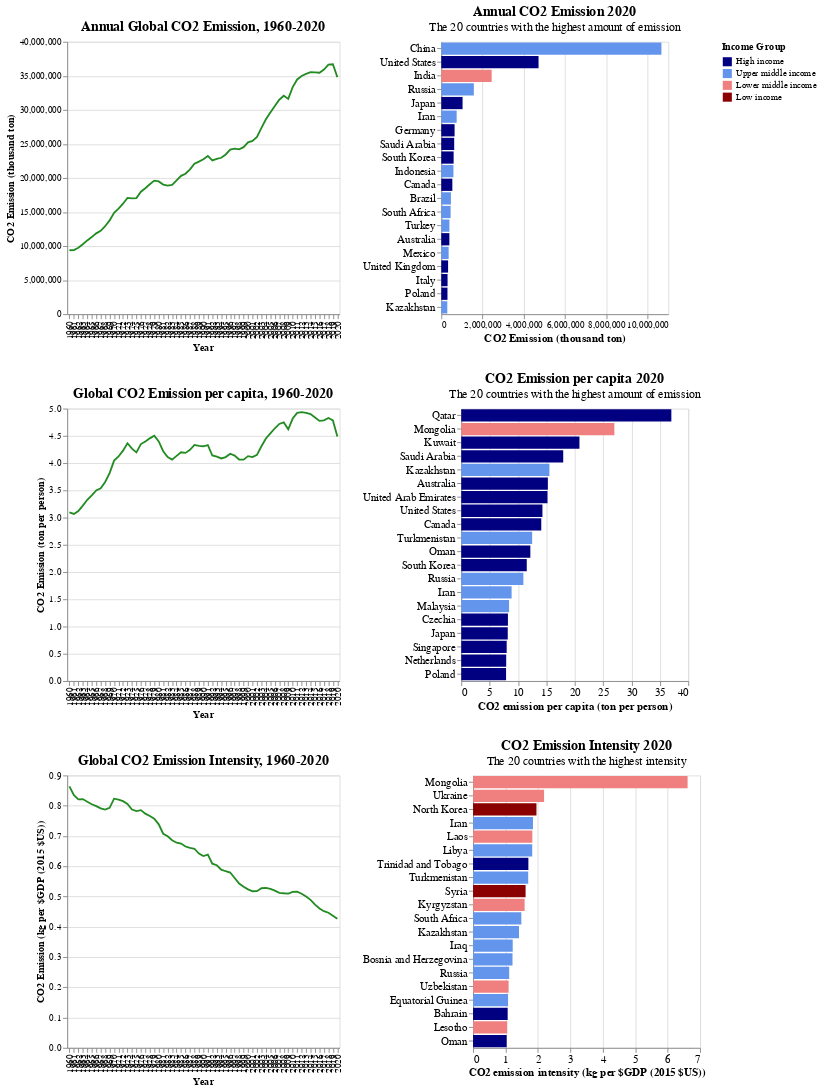

The notebook cell this image was saved under:
### Code cell
# Annual Global CO2 emission and CO2 emission per capita - Top 10 countries in 2020
chart5a2 = alt.Chart(data2_2020a).mark_bar().encode(
    x=alt.X('co2:Q',
            title='CO2 Emission (thousand ton)',
            axis=alt.Axis(titleFontSize=12,labelFontSize=10)),
    y=alt.Y('country:N',
            sort='-x',
            title='',
            axis=alt.Axis(titleFontSize=12,labelFontSize=12)),
    color=alt.Color('income_group:N', 
                    scale = alt.Scale(domain=['High income', 'Upper middle income', 'Lower middle income', 'Low income'],
                                      range=['navy', 'cornflowerblue', 'lightcoral', 'darkred']),
                    legend = alt.Legend(title='Income Group'))
).properties(width=250, height=300,
            title=alt.TitleParams(text='Annual CO2 Emission 2020',
                                   subtitle='The 20 countries with the highest amount of emission', subtitleFontSize=13,
                                   fontSize=15,dy=-5))

chart5b2 = alt.Chart(data2_2020bp).mark_bar().encode(
    x=alt.X('co2_emission_per_capita:Q',
            title='CO2 emission per capita (ton per person)',
            axis=alt.Axis(titleFontSize=12,labelFontSize=12)),
    y=alt.Y('country:N',
            sort='-x',
            title='',
            axis=alt.Axis(titleFontSize=12,labelFontSize=12)),
    color=alt.Color('income_group:N', 
                    scale = alt.Scale(domain=['High income', 'Upper middle income', 'Lower middle income', 'Low income'],
                                      range=['navy', 'cornflowerblue', 'lightcoral', 'darkred']),
                    legend = alt.Legend(title='Income Group'))
).properties(width=250, height=300,
            title=alt.TitleParams(text='CO2 Emission per capita 2020',
                                   subtitle='The 20 countries with the highest amount of emission', subtitleFontSize=13,
                                   fontSize=15,dy=-5))


chart5c2 = alt.Chart(data2_2020c).mark_bar().encode(
    x=alt.X('co2_emission_per_constant_gdp:Q',
            title='CO2 emission intensity (kg per $GDP (2015 $US))',
            axis=alt.Axis(titleFontSize=12,labelFontSize=12)),
    y=alt.Y('country:N',
            sort='-x',
            title='',
            axis=alt.Axis(titleFontSize=12,labelFontSize=12)),
    color=alt.Color('income_group:N', 
                    scale = alt.Scale(domain=['High income', 'Upper middle income', 'Lower middle income', 'Low income'],
                                      range=['navy', 'cornflowerblue', 'lightcoral', 'darkred']),
                    legend = alt.Legend(title='Income Group'))
).properties(width=250, height=300,
            title=alt.TitleParams(text='CO2 Emission Intensity 2020',
                                   subtitle='The 20 countries with the highest intensity', subtitleFontSize=13,
                                   fontSize=15,dy=-5))
chart5_1=chart5a|chart5a2
chart5_2=chart5b|chart5b2
chart5_3=chart5c|chart5c2
chart5=alt.vconcat(chart5_1,chart5_2,chart5_3)
chart5
